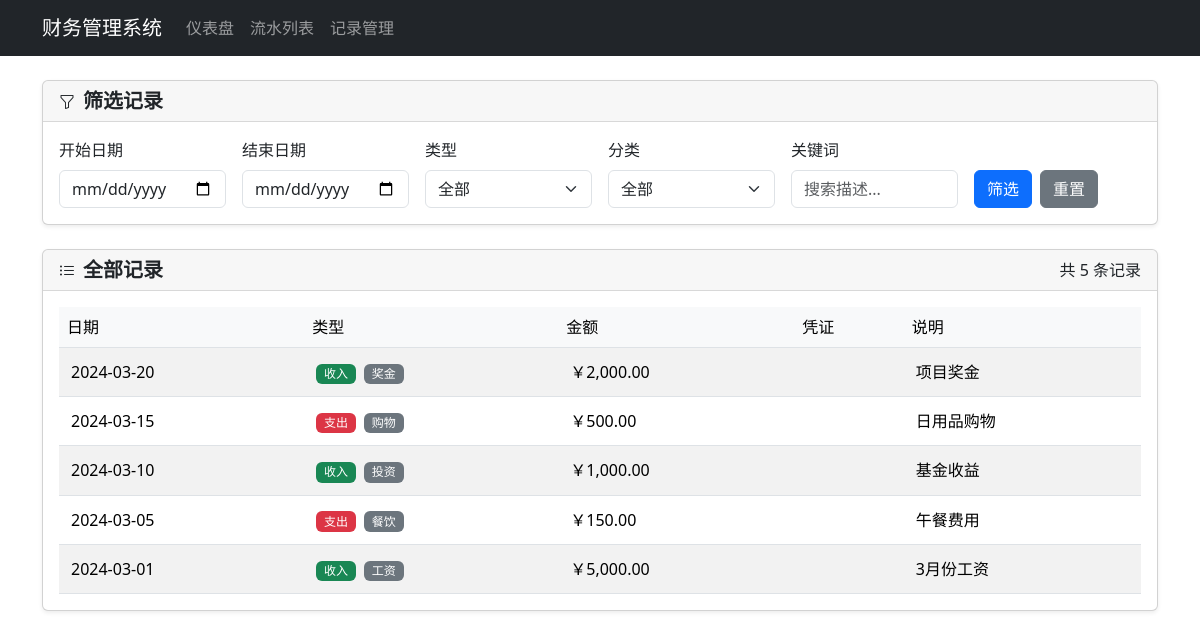
/pages/records.php, run on the app's committed database.
### tables this page shows
CREATE TABLE IF NOT EXISTS records (
    id INT AUTO_INCREMENT PRIMARY KEY,
    date DATE NOT NULL,
    category_id INT NOT NULL,
    amount DECIMAL(10,2) NOT NULL,
    description TEXT,
    attachment VARCHAR(255),
    created_at TIMESTAMP DEFAULT CURRENT_TIMESTAMP,
    updated_at TIMESTAMP DEFAULT CURRENT_TIMESTAMP ON UPDATE CURRENT_TIMESTAMP,
    FOREIGN KEY (category_id) REFERENCES records_categories(id)
);

CREATE TABLE IF NOT EXISTS records_categories (
    id INT AUTO_INCREMENT PRIMARY KEY,
    name VARCHAR(50) NOT NULL,
    type ENUM('收入', '支出') NOT NULL,
    description TEXT,
    created_at TIMESTAMP DEFAULT CURRENT_TIMESTAMP,
    updated_at TIMESTAMP DEFAULT CURRENT_TIMESTAMP ON UPDATE CURRENT_TIMESTAMP
);

### includes/path_helper.php (called while the page is built, shortened)
<?php
function getAssetPath($path) {
    $depth = substr_count(trim($_SERVER['PHP_SELF'], '/'), '/');
    return str_repeat('../', $depth) . 'assets/' . ltrim($path, '/');
}
function getPagePath($path) {
    $depth = substr_count(trim($_SERVER['PHP_SELF'], '/'), '/');
    return str_repeat('../', $depth) . ltrim($path, '/');
}

### includes/functions.php (called while the page is built, shortened)
<?php
function getGetData($key, $default = '') {
    return isset($_GET[$key]) ? trim($_GET[$key]) : $default;
}
function xssFilter($string) {
    return htmlspecialchars($string, ENT_QUOTES, 'UTF-8');
}
function formatAmount($amount) {
    return number_format($amount, 2, '.', ',');
}

### includes/record_list_template.php (the view, shortened to what this page needs)
<div class="table-responsive">
    <table class="table table-striped">
        <thead>
            <tr>
                <th>日期</th>
                <th>类型</th>
                <th>金额</th>
                <th>凭证</th>
                <th>说明</th>
            </tr>
        </thead>
        <tbody>
            <?php if (empty($records)): ?>
            <tr>
                <td colspan="<?php echo $showActions ? '6' : '5'; ?>" class="text-center">
                    暂无记录
                </td>
            </tr>
            <?php else: ?>
                <?php foreach ($records as $record): ?>
                <tr>
                    <td><?php echo htmlspecialchars($record['date']); ?></td>
                    <td>
                        <span class="badge bg-<?php echo $record['type'] === '收入' ? 'success' : 'danger'; ?> me-1">
                            <?php echo htmlspecialchars($record['type']); ?>
                        </span>
                        <span class="badge bg-secondary">
                            <?php echo htmlspecialchars($record['category_name']); ?>
                        </span>
                    </td>
                    <td>￥<?php echo formatAmount($record['amount']); ?></td>
                    <td>
                    </td>
                    <td><?php echo htmlspecialchars($record['description']); ?></td>
                </tr>
                <?php endforeach; ?>
            <?php endif; ?>
        </tbody>
    </table>
</div>

### includes/header.php (shortened to what this page needs)
<?php
require_once __DIR__ . '/path_helper.php';
?>
<!DOCTYPE html>
<html lang="zh-CN">
<head>
    <link href="<?php echo getAssetPath('css/bootstrap.min.css'); ?>" rel="stylesheet">
    <link href="<?php echo getAssetPath('css/bootstrap-icons.css'); ?>" rel="stylesheet">
    <link href="<?php echo getAssetPath('css/style.css'); ?>" rel="stylesheet">
</head>
<body>
    <nav class="navbar navbar-expand-lg navbar-dark bg-dark">
        <div class="container">
            <a class="navbar-brand" href="<?php echo getPagePath('index.php'); ?>">财务管理系统</a>
            <div class="collapse navbar-collapse" id="navbarNav">
                <ul class="navbar-nav">
                    <li class="nav-item">
                        <a class="nav-link" href="<?php echo getPagePath('pages/dashboard.php'); ?>">仪表盘</a>
                    </li>
                    <li class="nav-item">
                        <a class="nav-link" href="<?php echo getPagePath('pages/records.php'); ?>">流水列表</a>
                    </li>
                    <li class="nav-item">
                        <a class="nav-link" href="<?php echo getPagePath('pages/manage.php'); ?>">记录管理</a>
                    </li>
                </ul>
            </div>
        </div>
    </nav>
    <div class="container mt-4">

### pages/records.php (shortened to what this page needs)
<?php
require_once '../includes/db.php';
require_once '../includes/functions.php';
$search = [
    'startDate' => getGetData('startDate', ''),
    'endDate' => getGetData('endDate', ''),
    'type' => getGetData('type', ''),
    'keyword' => getGetData('keyword', ''),
    'category_id' => getGetData('category_id', '')
];
$page = max(1, intval(getGetData('page', 1)));
$perPage = 10;
$offset = ($page - 1) * $perPage;
$where = [];
$params = [];
$whereClause = $where ? 'WHERE ' . implode(' AND ', $where) : '';
try {
    $countSql = "SELECT COUNT(*) FROM records r
                 JOIN records_categories rc ON r.category_id = rc.id
                 $whereClause";
    $stmt = $pdo->prepare($countSql);
    $stmt->execute($params);
    $total = $stmt->fetchColumn();
} catch (PDOException $e) {
    $message = "获取记录数失败：" . $e->getMessage();
    $messageType = "danger";
}
try {
    $sql = "SELECT r.*, rc.type, rc.name as category_name
            FROM records r
            JOIN records_categories rc ON r.category_id = rc.id
            $whereClause
            ORDER BY r.date DESC
            LIMIT :offset, :limit";
    $stmt = $pdo->prepare($sql);
    $stmt->bindValue(':offset', $offset, PDO::PARAM_INT);
    $stmt->bindValue(':limit', $perPage, PDO::PARAM_INT);
    $stmt->execute();
    $records = $stmt->fetchAll();
} catch (PDOException $e) {
    $message = "获取记录失败：" . $e->getMessage();
    $messageType = "danger";
    $records = [];
}
require_once '../includes/header.php';
?>
<div class="card mb-4">
    <div class="card-header d-flex align-items-center">
        <i class="bi bi-funnel me-2"></i>
        <h5 class="card-title mb-0 fw-bold">筛选记录</h5>
    </div>
    <div class="card-body">
        <form method="get" action="records.php" class="row g-3">
            <div class="col-md-2">
                <label class="form-label">开始日期</label>
                <input type="date" class="form-control" name="startDate"
                       value="<?php echo $search['startDate']; ?>">
            </div>
            <div class="col-md-2">
                <label class="form-label">结束日期</label>
                <input type="date" class="form-control" name="endDate"
                       value="<?php echo $search['endDate']; ?>">
            </div>
            <div class="col-md-2">
                <label class="form-label">类型</label>
                <select class="form-select" name="type" id="type" onchange="updateCategories(this.value)">
                    <option value="">全部</option>
                </select>
            </div>
            <div class="col-md-2">
                <label class="form-label">分类</label>
                <select class="form-select" name="category_id" id="category">
                    <option value="">全部</option>
                </select>
            </div>
            <div class="col-md-2">
                <label class="form-label">关键词</label>
                <input type="text" class="form-control" name="keyword"
                       value="<?php echo xssFilter($search['keyword']); ?>"
                       placeholder="搜索描述...">
            </div>
            <div class="col-md-2 d-flex align-items-end gap-2">
                <button type="submit" class="btn btn-primary">筛选</button>
                <a href="records.php" class="btn btn-secondary">重置</a>
            </div>
        </form>
    </div>
</div>
<div class="card">
    <div class="card-header d-flex justify-content-between align-items-center">
        <div class="d-flex align-items-center">
            <i class="bi bi-list-ul me-2"></i>
            <h5 class="card-title mb-0 fw-bold">全部记录</h5>
        </div>
        <span>共 <?php echo $total; ?> 条记录</span>
    </div>
    <div class="card-body">
        <?php
        $showActions = false;
        require_once '../includes/record_list_template.php';
        ?>
    </div>
</div>
<?php require_once '../includes/footer.php'; ?>

### includes/footer.php (shortened to what this page needs)
    </div>
</body>
</html>

### assets/css/style.css (style rules this page uses)
.table td { vertical-align: middle; }
.badge { font-size: 0.875rem; }
.card { margin-bottom: 1.5rem; box-shadow: 0 0.125rem 0.25rem rgba(0, 0, 0, 0.075); }
.card-header { background-color: #f8f9fa; border-bottom: 1px solid rgba(0, 0, 0, 0.125); }
.table { margin-bottom: 0; }
.table th { font-weight: 500; background-color: #f8f9fa; border-bottom-width: 1px; }
.table td { padding: 0.75rem; }
.bi { font-family: bootstrap-icons !important; font-style: normal; font-weight: normal !important; font-variant: normal; text-transform: none; line-height: 1; vertical-align: -0.125em; -webkit-font-smoothing: antialiased; -moz-osx-font-smoothing: grayscale; }
.card { box-shadow: 0 0.125rem 0.25rem rgba(0, 0, 0, 0.075); margin-bottom: 1rem; }
.card-header { background-color: rgba(0, 0, 0, 0.03); border-bottom: 1px solid rgba(0, 0, 0, 0.125); }
.badge { padding: 0.35em 0.65em; font-size: 0.75em; font-weight: 500; }

### data on the page
records: date "2024-03-20", category.type "收入", category.name "奖金", amount "2,000.00", description "项目奖金"
records: date "2024-03-15", category.type "支出", category.name "购物", amount "500.00", description "日用品购物"
records: date "2024-03-10", category.type "收入", category.name "投资", amount "1,000.00", description "基金收益"
records: date "2024-03-05", category.type "支出", category.name "餐饮", amount "150.00", description "午餐费用"
records: date "2024-03-01", category.type "收入", category.name "工资", amount "5,000.00", description "3月份工资"

### other printed values
$total "5"
